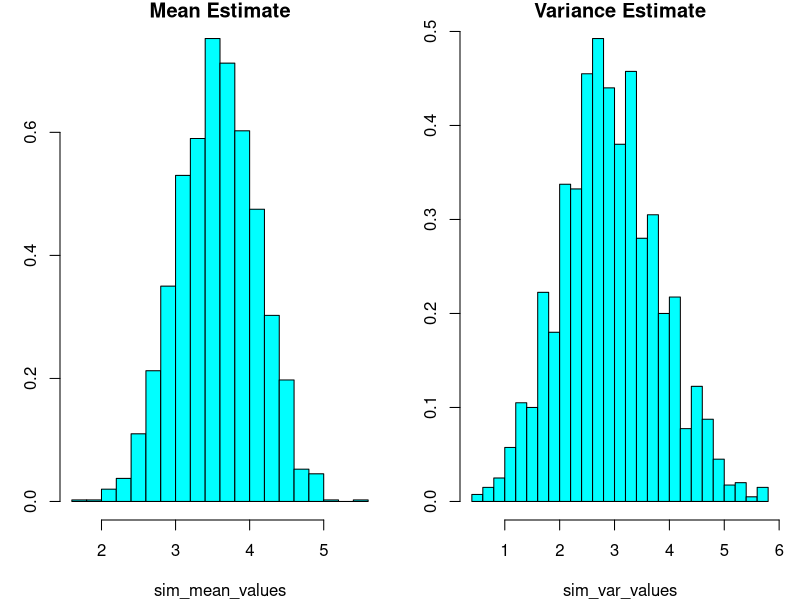
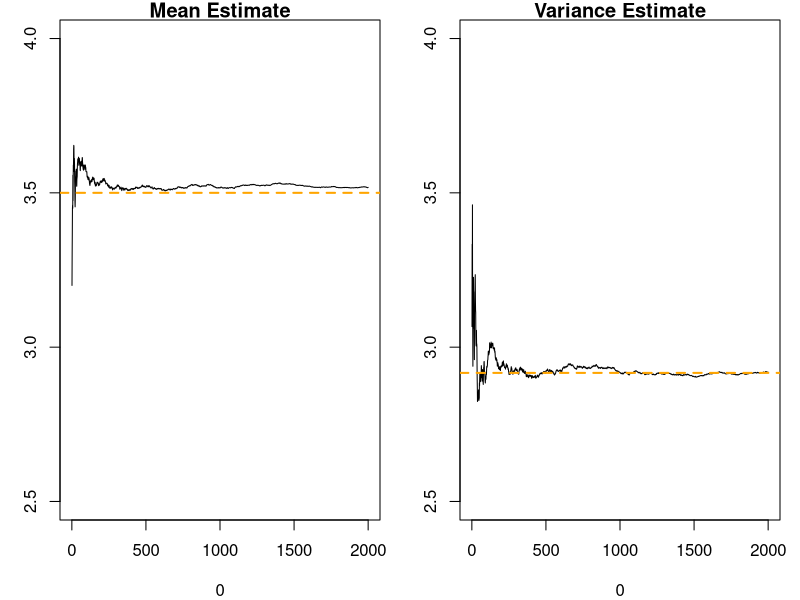

Recreate these plots in R, in order.
## R_Demo_Simulation_Learning_Estimate_Mean.R
##########################################################################
## INSTRUCTOR: Christopher Fariss
## COURSE NAME: Programming and Simulation Methods for Computational Social Science (1T, 2W)
## University of Essex Summer School 2023
##
## Date: 2025-07-09
##
## Please e-mail me if you find any errors or have and suggestions (either email is fine)
## e-mail: cjf0006@gmail.com
## e-mail: cjfariss@umich.edu
##
##########################################################################
## For this R tutorial, we will learn how:
##
## (1) Simulate the roll of a D6 dice
## (2) Repeatedly simulate the roll of a D6 dice and see how close the average value is to the expected value. 
## (3) Learn about the central limit theorem from the simulation.
##
## Notes: The Central Limit Theorem (CLT) establishes that when independently generated variables (iid: independent and identically distributed random variables) are added together, the sums or averages of these variables (when normalized) converge towards a normal distribution. 
##
## This property emerges even if the original variables are not individually normally distributed, as with the roll of a die. 
##
## The probability of any value from the single roll of die is equivalent to any other value for the same-sided die in the limit (when the number of rolls approaches infinity).
## 
##########################################################################


library(MASS)


## simulate 20 randomly generated rolls from a D6 (6-sided-die)
sample(1:6, size=20, replace=TRUE)

## true mean is 3.5
(1 + 2 + 3 + 4 + 5 + 6) / 6

## or 
mean(1:6)

## true variance is approximately 2.916667 or exactly 70/24 
(1 - 3.5)^2 * (1/6) + (2 - 3.5)^2 * (1/6) + (3 - 3.5)^2 * (1/6) + (4 - 3.5)^2 * (1/6) + (5 - 3.5)^2 * (1/6) + (6 - 3.5)^2 * (1/6)

## or
sum((1:6 - mean(1:6))^2 * (1/6))

## repeat the simulation 10,000 times and calculate the average
n_sims <- 2000

## number of samples to roll each iteration
n_samples <- 10

## create two objects to hold the calculated mean and variance from each simulated sample
sim_mean_values <- c()
sim_var_values <- c()

## iterate/repeat the simulation n_sims times
for(i in 1:n_sims){
  
  ## create output
  sample_output <- sample(1:6, size=n_samples, replace=TRUE)
  
  ## save the output in the i_th position of the objects
  sim_mean_values[i] <- mean(sample_output)
  sim_var_values[i] <- var(sample_output)

}

## calculate the mean and variance of the 10,000 sample means
mean(sim_mean_values)
mean(sim_var_values)

## set graphical parameters
par(mfrow=c(1,2), mar=c(4,3,1,1))

## plot histograms 
truehist(sim_mean_values, main="Mean Estimate")
truehist(sim_var_values, main="Variance Estimate")


## calculate and plot the converging average using increasing sample sizes starting at 1 and ending at all the samples
## set graphical parameters
par(mfrow=c(1,2))

##
plot(0,0, ylim=c(2.5,4), xlim=c(0,n_sims), type="n", main="Mean Estimate")
value <- c()
for(i in 1:n_sims){
  value[i] <- mean(sim_mean_values[1:i])
}
lines(value)
abline(h=3.5, col="orange", lwd=2, lty=2)

##
plot(0,0, ylim=c(2.5,4), xlim=c(0,n_sims), type="n", main="Variance Estimate")
value <- c()
for(i in 1:n_sims){
  value[i] <- mean(sim_var_values[1:i])
}
lines(value)
abline(h=2.916667, col="orange", lwd=2, lty=2)


sqrt(2.916667)

## the values converge towards normality 
summary((sim_mean_values - 3.5))
mean((sim_mean_values - 3.5))
var((sim_mean_values - 3.5))



var(sim_mean_values)
var(sim_var_values)
